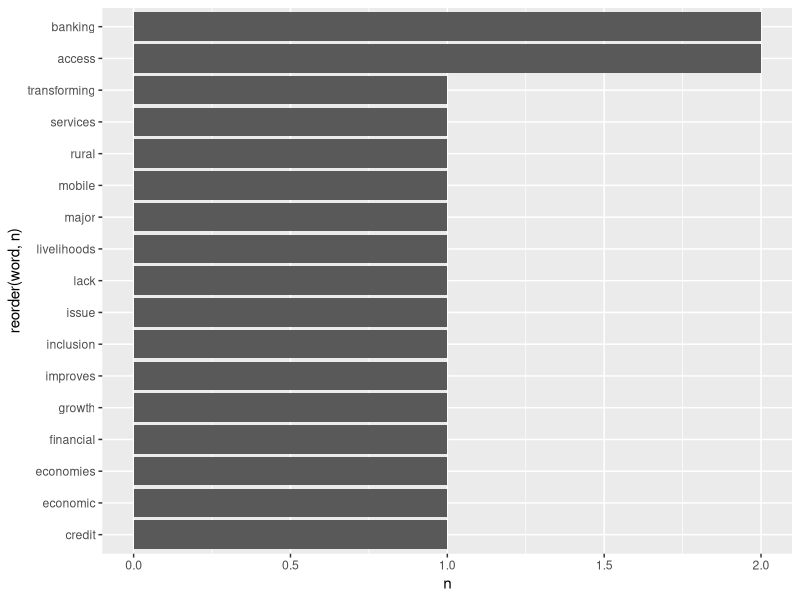

The R source for this figure:
## ---- chunk 1

library(tidyverse)
library(tidytext)
## ---- chunk 2
# Example text data
text_data <- c(
  "Financial inclusion is important for economic growth",
  "Access to banking services improves livelihoods",
  "Mobile banking is transforming rural economies",
  "Lack of access to credit is a major issue"
)

text_df <- tibble(text = text_data)

#Tokenization

tidy_words <- text_df %>%
  unnest_tokens(word, text)

# Remove stopwords

data("stop_words")

clean_words <- tidy_words %>%
  anti_join(stop_words, by = "word")

#Word frequency

word_counts <- clean_words %>%
  count(word, sort = TRUE)

word_counts

#Plot

word_counts %>%
  slice_max(n, n = 10) %>%
  ggplot(aes(x = reorder(word, n), y = n)) +
  geom_col() +
  coord_flip()
